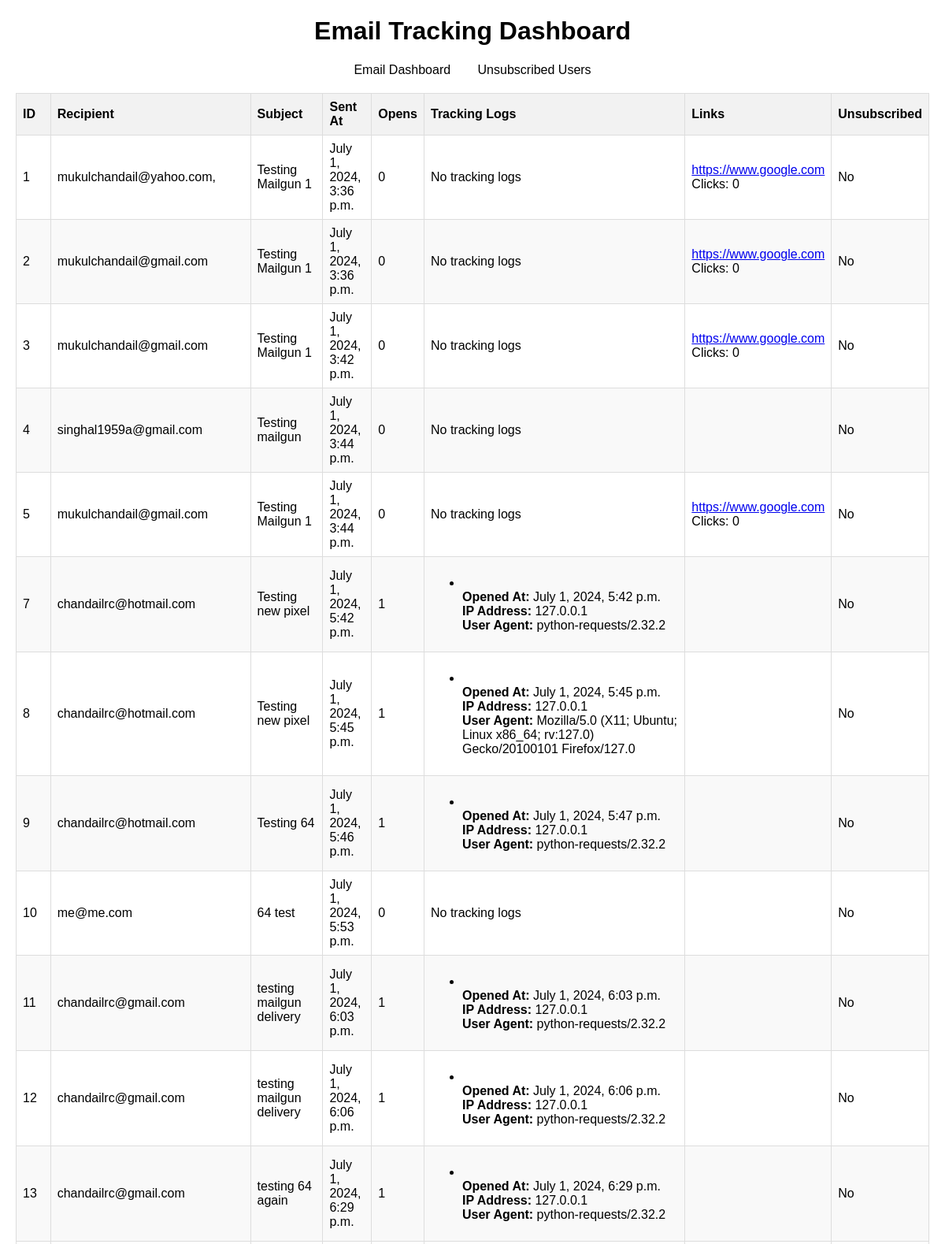
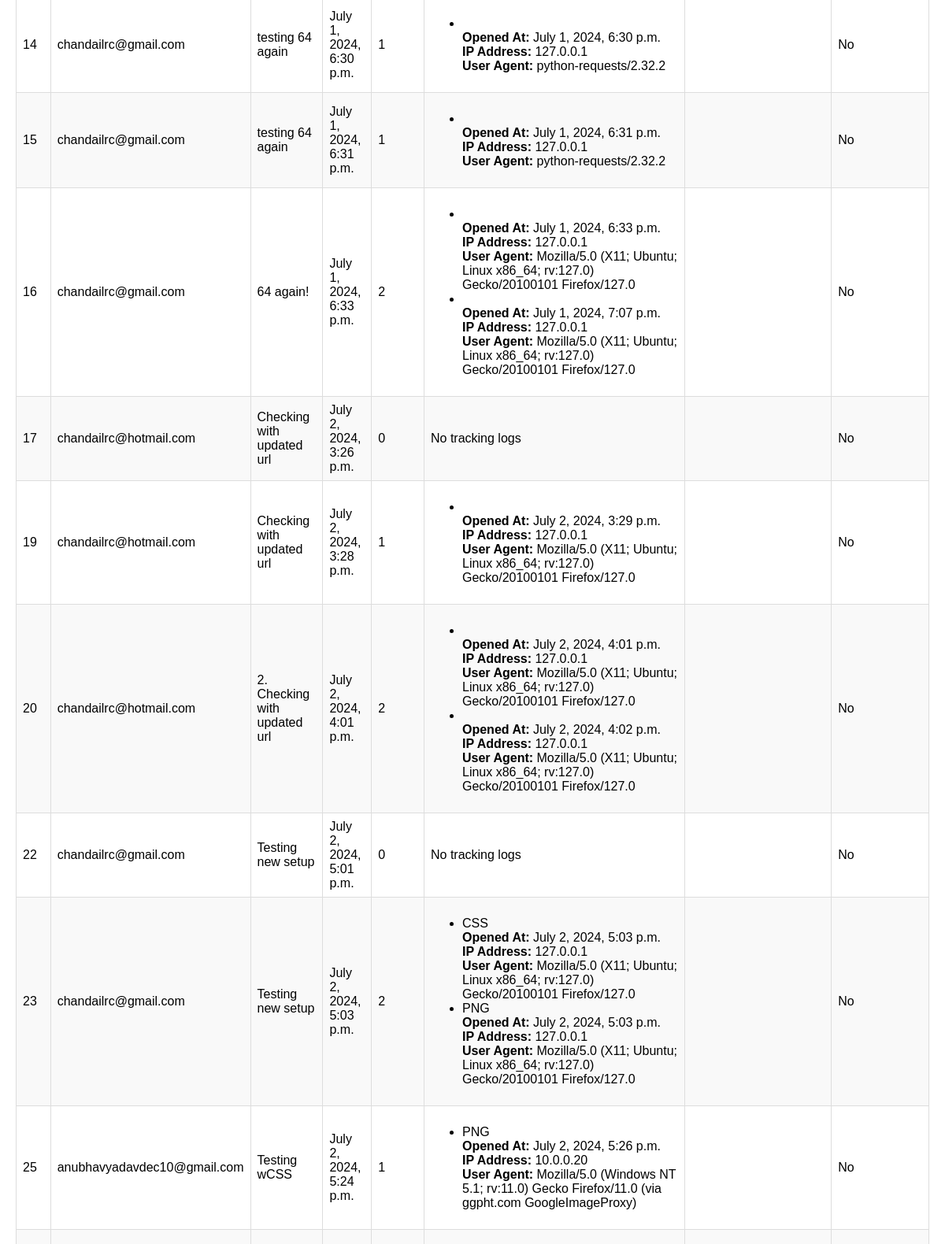
/dashboard/ (upper part), run on the app's committed database (2 pictures, top to bottom).
### tracking/models.py (models this page shows)
class Email(models.Model):
    recipient = models.EmailField()
    subject = models.CharField(max_length=255)
    body = models.TextField()
    sent_at = models.DateTimeField(default=timezone.now)

class Link(models.Model):
    email = models.ForeignKey(Email, on_delete=models.CASCADE)
    url = models.URLField()

class TrackingLog(models.Model):
    email = models.ForeignKey(Email, on_delete=models.CASCADE)
    opened_at = models.DateTimeField(null=True, blank=True)
    ip_address = models.GenericIPAddressField(null=True, blank=True)
    user_agent = models.CharField(max_length=255, null=True, blank=True)
    is_expired_open = models.BooleanField(default=False)
    tracking_type = models.CharField(max_length=255, default='default')

### tracking/views.py (the view)
# urls.py: path('dashboard/', dashboard, name='dashboard'),
def dashboard(request):
    emails = Email.objects.all()
    unsubscribed_users = UnsubscribedUser.objects.values_list('email', flat=True)
    return render(request, 'dashboard.html', {'emails': emails, 'unsubscribed_emails': unsubscribed_users})

### tracking/templates/dashboard.html (shortened to what this page needs)
{% extends "base.html" %}
{% block header %}Email Tracking Dashboard{% endblock %}
{% block content %}
<table>
    <thead>
        <tr>
            <th>ID</th>
            <th>Recipient</th>
            <th>Subject</th>
            <th>Sent At</th>
            <th>Opens</th>
            <th>Tracking Logs</th>
            <th>Links</th>
            <th>Unsubscribed</th>
        </tr>
    </thead>
    <tbody>
        {% for email in emails %}
            <tr>
                <td>{{ email.id }}</td>
                <td>{{ email.recipient }}</td>
                <td>{{ email.subject }}</td>
                <td>{{ email.sent_at }}</td>
                <td>{{ email.trackinglog_set.count }}</td>
                <td>
                    {% if email.trackinglog_set.all %}
                        <ul>
                            {% for log in email.trackinglog_set.all %}
                                <li>
                                    {% if log.tracking_type == 'css' %}
                                        <span class="css-tag">CSS</span>
                                    {% elif log.tracking_type == 'pixel' %}
                                        <span class="pixel-tag">PNG</span>
                                    {% endif %}
                                    <br>
                                    <strong>Opened At:</strong> {{ log.opened_at }}<br>
                                    <strong>IP Address:</strong> {{ log.ip_address }}<br>
                                    <strong>User Agent:</strong> {{ log.user_agent }}
                                </li>
                            {% endfor %}
                        </ul>
                    {% else %}
                        No tracking logs
                    {% endif %}
                </td>
                <td>
                    {% for link in email.link_set.all %}
                        <a href="{{ link.url }}">{{ link.url }}</a><br>
                        Clicks: {{ link.linkclick_set.count }}<br>
                    {% endfor %}
                </td>
                <td>
                    {% if email.recipient in unsubscribed_emails %}
                        Yes
                    {% else %}
                        No
                    {% endif %}
                </td>
            </tr>
        {% endfor %}
    </tbody>
</table>
{% endblock %}

### tracking/templates/base.html (shortened to what this page needs)
<!DOCTYPE html>
<html>
<head>
</head>
<body>
    <h1>{% block header %}Email Tracking{% endblock %}</h1>
    <nav>
        <a href="{% url 'dashboard' %}">Email Dashboard</a>
        <a href="{% url 'unsubscribed_users_list' %}">Unsubscribed Users</a>
    </nav>
    <div>
        {% block content %}{% endblock %}
    </div>
</body>
</html>

### tracking/templates/base.html (style rules this page uses)
body { font-family: Arial, sans-serif; margin: 20px; }
h1 { text-align: center; }
table { width: 100%; border-collapse: collapse; margin-top: 20px; }
th, td { border: 1px solid #dddddd; text-align: left; padding: 8px; }
th { background-color: #f2f2f2; }
tr:nth-child(even) { background-color: #f9f9f9; }
nav { text-align: center; margin-bottom: 20px; }
nav a { margin: 0 15px; text-decoration: none; color: #000; }

### data on the page
Email: id "1", recipient "mukulchandail@yahoo.com,", subject "Testing Mailgun 1", sent_at "July 1, 2024, 3:36 p.m.", trackinglog_set.count "0", shows "No tracking logs"
Link: url "https://www.google.com", linkclick_set.count "0"
Email: id "2", recipient "mukulchandail@gmail.com", subject "Testing Mailgun 1", sent_at "July 1, 2024, 3:36 p.m.", trackinglog_set.count "0", shows "No tracking logs"
Link: url "https://www.google.com", linkclick_set.count "0"
Email: id "3", recipient "mukulchandail@gmail.com", subject "Testing Mailgun 1", sent_at "July 1, 2024, 3:42 p.m.", trackinglog_set.count "0", shows "No tracking logs"
Link: url "https://www.google.com", linkclick_set.count "0"
Email: id "4", recipient "singhal1959a@gmail.com", subject "Testing mailgun", sent_at "July 1, 2024, 3:44 p.m.", trackinglog_set.count "0", shows "No tracking logs"
Email: id "5", recipient "mukulchandail@gmail.com", subject "Testing Mailgun 1", sent_at "July 1, 2024, 3:44 p.m.", trackinglog_set.count "0", shows "No tracking logs"
Link: url "https://www.google.com", linkclick_set.count "0"
Email: id "7", recipient "chandailrc@hotmail.com", subject "Testing new pixel", sent_at "July 1, 2024, 5:42 p.m.", trackinglog_set.count "1", shows "No"
TrackingLog: opened_at "July 1, 2024, 5:42 p.m.", ip_address "127.0.0.1", user_agent "python-requests/2.32.2"
Email: id "8", recipient "chandailrc@hotmail.com", subject "Testing new pixel", sent_at "July 1, 2024, 5:45 p.m.", trackinglog_set.count "1", shows "No"
TrackingLog: opened_at "July 1, 2024, 5:45 p.m.", ip_address "127.0.0.1", user_agent "Mozilla/5.0 (X11; Ubuntu; Linux x86_64; rv:127.0) Gecko/20100101 Firefox/127.0"
Email: id "9", recipient "chandailrc@hotmail.com", subject "Testing 64", sent_at "July 1, 2024, 5:46 p.m.", trackinglog_set.count "1", shows "No"
TrackingLog: opened_at "July 1, 2024, 5:47 p.m.", ip_address "127.0.0.1", user_agent "python-requests/2.32.2"
Email: id "10", recipient "me@me.com", subject "64 test", sent_at "July 1, 2024, 5:53 p.m.", trackinglog_set.count "0", shows "No tracking logs"
Email: id "11", recipient "chandailrc@gmail.com", subject "testing mailgun delivery", sent_at "July 1, 2024, 6:03 p.m.", trackinglog_set.count "1", shows "No"
TrackingLog: opened_at "July 1, 2024, 6:03 p.m.", ip_address "127.0.0.1", user_agent "python-requests/2.32.2"
Email: id "12", recipient "chandailrc@gmail.com", subject "testing mailgun delivery", sent_at "July 1, 2024, 6:06 p.m.", trackinglog_set.count "1", shows "No"
TrackingLog: opened_at "July 1, 2024, 6:06 p.m.", ip_address "127.0.0.1", user_agent "python-requests/2.32.2"
Email: id "13", recipient "chandailrc@gmail.com", subject "testing 64 again", sent_at "July 1, 2024, 6:29 p.m.", trackinglog_set.count "1", shows "No"
TrackingLog: opened_at "July 1, 2024, 6:29 p.m.", ip_address "127.0.0.1", user_agent "python-requests/2.32.2"
Email: id "14", recipient "chandailrc@gmail.com", subject "testing 64 again", sent_at "July 1, 2024, 6:30 p.m.", trackinglog_set.count "1", shows "No"
TrackingLog: opened_at "July 1, 2024, 6:30 p.m.", ip_address "127.0.0.1", user_agent "python-requests/2.32.2"
Email: id "15", recipient "chandailrc@gmail.com", subject "testing 64 again", sent_at "July 1, 2024, 6:31 p.m.", trackinglog_set.count "1", shows "No"
TrackingLog: opened_at "July 1, 2024, 6:31 p.m.", ip_address "127.0.0.1", user_agent "python-requests/2.32.2"
Email: id "16", recipient "chandailrc@gmail.com", subject "64 again!", sent_at "July 1, 2024, 6:33 p.m.", trackinglog_set.count "2", shows "No"
TrackingLog: opened_at "July 1, 2024, 6:33 p.m.", ip_address "127.0.0.1", user_agent "Mozilla/5.0 (X11; Ubuntu; Linux x86_64; rv:127.0) Gecko/20100101 Firefox/127.0"
TrackingLog: opened_at "July 1, 2024, 7:07 p.m.", ip_address "127.0.0.1", user_agent "Mozilla/5.0 (X11; Ubuntu; Linux x86_64; rv:127.0) Gecko/20100101 Firefox/127.0"
Email: id "17", recipient "chandailrc@hotmail.com", subject "Checking with updated url", sent_at "July 2, 2024, 3:26 p.m.", trackinglog_set.count "0", shows "No tracking logs"
Email: id "19", recipient "chandailrc@hotmail.com", subject "Checking with updated url", sent_at "July 2, 2024, 3:28 p.m.", trackinglog_set.count "1", shows "No"
TrackingLog: opened_at "July 2, 2024, 3:29 p.m.", ip_address "127.0.0.1", user_agent "Mozilla/5.0 (X11; Ubuntu; Linux x86_64; rv:127.0) Gecko/20100101 Firefox/127.0"
Email: id "20", recipient "chandailrc@hotmail.com", subject "2. Checking with updated url", sent_at "July 2, 2024, 4:01 p.m.", trackinglog_set.count "2", shows "No"
TrackingLog: opened_at "July 2, 2024, 4:01 p.m.", ip_address "127.0.0.1", user_agent "Mozilla/5.0 (X11; Ubuntu; Linux x86_64; rv:127.0) Gecko/20100101 Firefox/127.0"
TrackingLog: opened_at "July 2, 2024, 4:02 p.m.", ip_address "127.0.0.1", user_agent "Mozilla/5.0 (X11; Ubuntu; Linux x86_64; rv:127.0) Gecko/20100101 Firefox/127.0"
Email: id "22", recipient "chandailrc@gmail.com", subject "Testing new setup", sent_at "July 2, 2024, 5:01 p.m.", trackinglog_set.count "0", shows "No tracking logs"
Email: id "23", recipient "chandailrc@gmail.com", subject "Testing new setup", sent_at "July 2, 2024, 5:03 p.m.", trackinglog_set.count "2", shows "No"
TrackingLog: tracking_type "CSS", opened_at "July 2, 2024, 5:03 p.m.", ip_address "127.0.0.1", user_agent "Mozilla/5.0 (X11; Ubuntu; Linux x86_64; rv:127.0) Gecko/20100101 Firefox/127.0"
TrackingLog: tracking_type "PNG", opened_at "July 2, 2024, 5:03 p.m.", ip_address "127.0.0.1", user_agent "Mozilla/5.0 (X11; Ubuntu; Linux x86_64; rv:127.0) Gecko/20100101 Firefox/127.0"
Email: id "25", recipient "anubhavyadavdec10@gmail.com", subject "Testing wCSS", sent_at "July 2, 2024, 5:24 p.m.", trackinglog_set.count "1", shows "No"
TrackingLog: tracking_type "PNG", opened_at "July 2, 2024, 5:26 p.m.", ip_address "10.0.0.20", user_agent "Mozilla/5.0 (Windows NT 5.1; rv:11.0) Gecko Firefox/11.0 (via ggpht.com GoogleImageProxy)"
